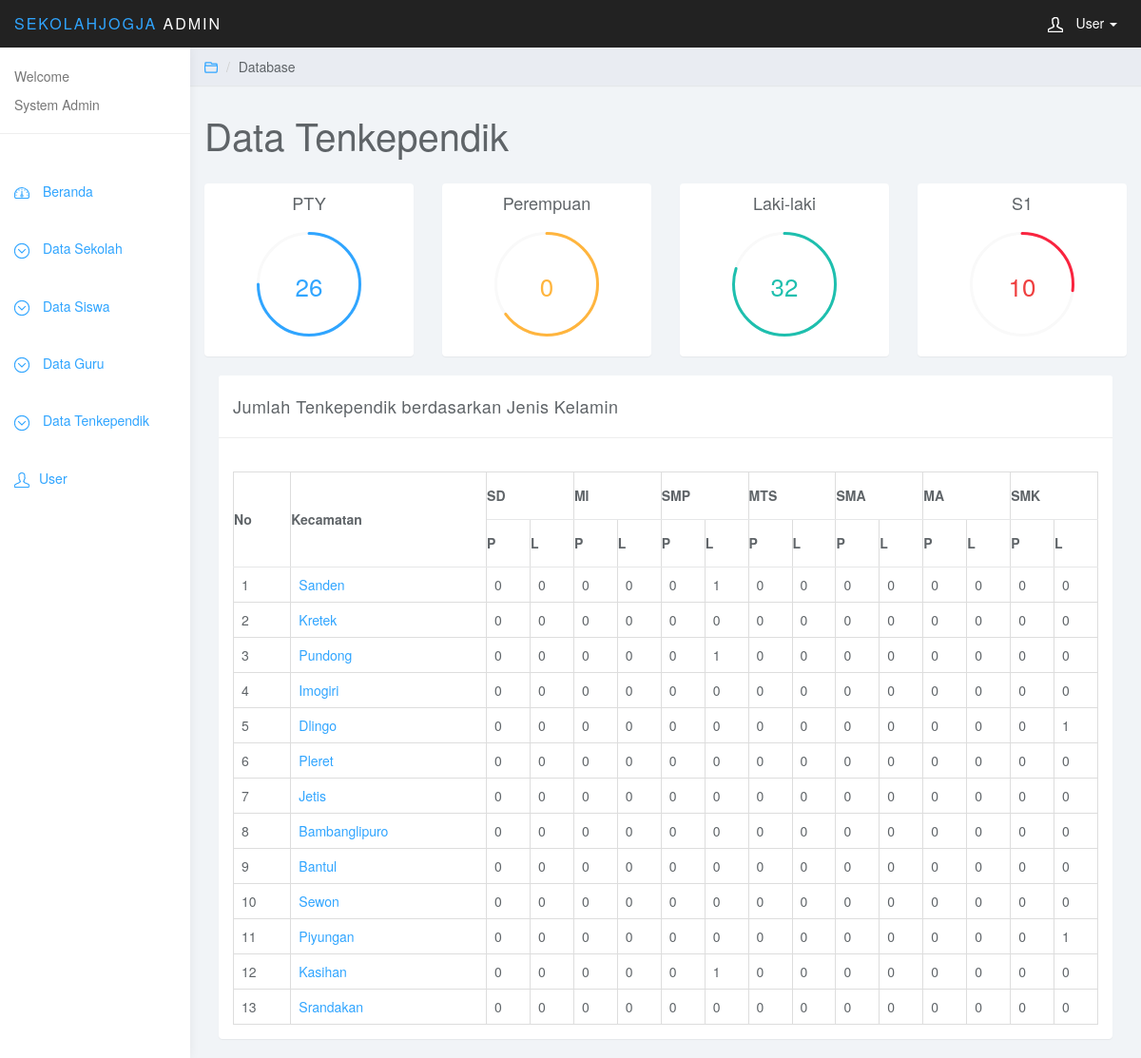
The app's page /index.php/admin/ten_jk_kec/1 with its own data.
### tables this page shows
CREATE TABLE `kecamatan` (
  `kode_kec` int(11) NOT NULL,
  `nama_kec` varchar(30) NOT NULL,
  `kode_kab` int(11) NOT NULL
);

### application/controllers/admin.php (called while the page is built, shortened)
<?php
class admin extends CI_Controller {
    function __construct() {
        $this->load->model('madmin');
        $this->load->model('m_public');
        $this->load->helper('url');
        $this->load->library('lib_new');
    }
    function ten_jk_kec($id){
        $this->load->view('head_user');
        $data['jmltpty'] = $this->madmin->jml_tpty();
        $data['jmltptt'] = $this->madmin->jml_tptt();
        $data['jmltgtt'] = $this->madmin->jml_tgtt();
        $data['jmltgty'] = $this->madmin->jml_tgty();
        $data['kec']= $this->madmin->kec($id);
        $data['sd_p']= $this->madmin->tenk_kec_jk('Pe','SD',$id);
        $data['sd2']= $this->madmin->tenk_kec_jk('L','SD',$id);
        $data['mi']= $this->madmin->tenk_kec_jk('Pe','MI',$id);
        $data['mi2']= $this->madmin->tenk_kec_jk('L','MI',$id);
        $data['smp']= $this->madmin->tenk_kec_jk('Pe','SMP',$id);
        $data['smp2']= $this->madmin->tenk_kec_jk('L','SMP',$id);
        $data['mts']= $this->madmin->tenk_kec_jk('Pe','MTS',$id);
        $data['mts2']= $this->madmin->tenk_kec_jk('L','MTS',$id);
        $data['sma']= $this->madmin->tenk_kec_jk('Pe','SMA',$id);
        $data['sma2']= $this->madmin->tenk_kec_jk('L','SMA',$id);
        $data['ma']= $this->madmin->tenk_kec_jk('Pe','MA',$id);
        $data['ma2']= $this->madmin->tenk_kec_jk('L','MA',$id);
        $data['smk']= $this->madmin->tenk_kec_jk('Pe','SMK',$id);
        $data['smk2']= $this->madmin->tenk_kec_jk('L','SMK',$id);
        $this->load->view('admin/kec_ten_jk', $data);
        $this->load->view('foot_user');
    }
}
?>

### index.php (called while the page is built, shortened)
<?php
require_once BASEPATH.'core/CodeIgniter.php';

### application/models/madmin.php (called while the page is built, shortened)
<?php
class Madmin extends CI_Model{
    function jml_tpty()
    {
        $sql="SELECT COUNT(status_pegawai) as jmltenpty FROM tenkependik WHERE status_pegawai='PTY'";
        $data = $this->db->query($sql)->result_array();
        return $data;
    }
    function jml_tptt()
    {
        $sql="SELECT COUNT(jk) as jmltenptt FROM tenkependik WHERE jk='Pe'";
        $data = $this->db->query($sql)->result_array();
        return $data;
    }
    function jml_tgtt()
    {
        $sql="SELECT COUNT(jk) as jmltengtt FROM tenkependik WHERE jk='L'";
        $data = $this->db->query($sql)->result_array();
        return $data;
    }
    function jml_tgty()
    {
        $sql="SELECT COUNT(pnd_thr) as jmltengty FROM tenkependik WHERE pnd_thr='S1'";
        $data = $this->db->query($sql)->result_array();
        return $data;
    }
    function kec($a)
    {
        $sql="SELECT k.kode_kec as id, k.nama_kec as kec, count(p.npsn) jumlah FROM kecamatan as k join profil as p on k.kode_kec=p.kec where k.kode_kab='$a' group by p.kec";
        $data =  $this->db->query($sql)->result_array();
        return $data;
    }
    function tenk_kec_jk($a,$b,$id){
        $sql="select p.kec as id,k.nama_kec as nama, COUNT(t.nama) as jumlah FROM kecamatan as k join (SELECT * FROM profil WHERE jenjang= '$b') as p on k.kode_kec=p.kec join tenkependik as t on p.npsn=t.npsn where p.kab='$id' AND t.jk = '$a' group by p.kec";
        $data =  $this->db->query($sql)->result_array();
        return $data;
    }
}
?>

### application/views/admin/kec_ten_jk.php (the view, shortened to what this page needs)
<div class="col-sm-9 col-sm-offset-3 col-lg-10 col-lg-offset-2 main">
		<div class="row">
			<ol class="breadcrumb">
				<li><a href="#"><svg class="glyph stroked open folder"><use xlink:href="#stroked-open-folder"/></svg></a></li>
				<li>Database</li>
			</ol>
		</div>
		<div class="row">
			<div class="col-lg-12">
				<h1 class="page-header">Data Tenkependik</h1>
			</div>
		</div>
		<div class="row">
			<div class="col-xs-6 col-md-3">
				<div class="panel panel-default">
					<div class="panel-body easypiechart-panel">
						<h4>PTY</h4>
						<div class="easypiechart" id="easypiechart-blue" data-percent="75" ><span class="percent"><?php echo $jmltpty[0]['jmltenpty']?></span>
						</div>
					</div>
				</div>
			</div>
			<div class="col-xs-6 col-md-3">
				<div class="panel panel-default">
					<div class="panel-body easypiechart-panel">
						<h4>Perempuan</h4>
						<div class="easypiechart" id="easypiechart-orange" data-percent="65" ><span class="percent"><?php echo $jmltptt[0]['jmltenptt']?></span>
						</div>
					</div>
				</div>
			</div>
			<div class="col-xs-6 col-md-3">
				<div class="panel panel-default">
					<div class="panel-body easypiechart-panel">
						<h4>Laki-laki</h4>
						<div class="easypiechart" id="easypiechart-teal" data-percent="80" ><span class="percent"><?php echo $jmltgtt[0]['jmltengtt']?></span>
						</div>
					</div>
				</div>
			</div>
			<div class="col-xs-6 col-md-3">
				<div class="panel panel-default">
					<div class="panel-body easypiechart-panel">
						<h4>S1</h4>
						<div class="easypiechart" id="easypiechart-red" data-percent="27" ><span class="percent"><?php echo $jmltgty[0]['jmltengty']?></span>
						</div>
					</div>
				</div>
			</div>
		</div>
		<div class="col-md-12">
				<div class="panel panel-default">
					<div class="panel-heading">Jumlah Tenkependik berdasarkan Jenis Kelamin</div>
					<div class="panel-body">
							<br>
						<table class="table table-bordered">
						    <thead>
						    <tr align="center">
						    <center>
						    	<th rowspan="2"> No</th>
						        <th rowspan="2">Kecamatan</th>
						        <th colspan="2"> SD</th>
						        <th colspan="2">MI</th>
						        <th colspan="2">SMP</th>
						        <th colspan="2">MTS</th>
						        <th colspan="2">SMA</th>
						        <th colspan="2">MA</th>
						        <th colspan="2">SMK</th>
						    </tr>
						    <th>P</th>
						    <th>L</th>
						    <th>P</th>
						    <th>L</th>
						    <th>P</th>
						    <th>L</th>
						    <th>P</th>
						    <th>L</th>
						    <th>P</th>
						    <th>L</th>
						    <th>P</th>
						    <th>L</th>
						    <th>P</th>
						    <th>L</th>
						    </thead>
						    <tbody>
						    <?php
						    $x=1;
						    foreach ($kec as $a)
						    {
						     ?>
						    <tr>
						    	<td><?php echo $x; ?></td>
						    	<td><?php echo anchor('admin/ten_jk_sk/'.$a['id'],$a['kec']);?></td>
						    	<td>
				                <?php
				                $coba=0;
				                if($coba==0)
				                {
				                	    echo '0';
				                }
				                 ?>
				                 </td>
						    	<td>
				                <?php
				                $coba=0;
				                if($coba==0)
				                {
				                	    echo '0';
				                }
				                 ?>
				                 </td>
				                 <td>
				                <?php
				                $coba=0;
				                if($coba==0)
				                {
				                	    echo '0';
				                }
				                 ?>
				                 </td>
				                 <td>
				                <?php
				                $coba=0;
				                if($coba==0)
				                {
				                	    echo '0';
				                }
				                 ?>
				                 </td>
				                 <td>
				                <?php
				                $coba=0;
				                if($coba==0)
				                {
				                	    echo '0';
				                }
				                 ?>
				                 </td>
				                 <td>
				                <?php
				                $coba=0;
				                foreach ($smp2 as $s) {
				                	if($a['id']==$s['id'])
				                	{
				                        echo $s['jumlah'];
				                	$coba++;
				                	}
				                }
				                if($coba==0)
				                {
				                	    echo '0';
				                }
				                 ?>
				                 </td>
				                 <td>
				                <?php
				                $coba=0;
				                if($coba==0)
				                {
				                	    echo '0';
				                }
				                 ?>
				                 </td>
				                 <td>
				                <?php
				                $coba=0;
				                if($coba==0)
				                {
				                	    echo '0';
				                }
				                 ?>
				                 </td>
				                 <td>
				                <?php
				                $coba=0;
				                if($coba==0)
				                {
				                	    echo '0';
				                }
				                 ?>
				                 </td>
				                 <td>
				                <?php
				                $coba=0;
				                if($coba==0)
				                {
				                	    echo '0';
				                }
				                 ?>
				                 </td>
				                 <td>
				                <?php
				                $coba=0;
				                if($coba==0)
				                {
				                	    echo '0';
				                }
				                 ?>
				                 </td>
				                 <td>
				                <?php
				                $coba=0;
				                if($coba==0)
				                {
				                	    echo '0';
				                }
				                 ?>
				                 </td>
				                 <td>
				                <?php
				                $coba=0;
				                if($coba==0)
				                {
				                	    echo '0';
				                }
				                 ?>
				                 </td>
				                 <td>
				                <?php
				                $coba=0;
				                foreach ($smk2 as $s) {
				                	if($a['id']==$s['id'])
				                	{
				                        echo $s['jumlah'];
				                	$coba++;
				                	}
				                }
				                if($coba==0)
				                {
				                	    echo '0';
				                }
				                 ?>
				                 </td>
						    </tr>
						    <?php
						    $x++;
						    }
						    ?>
				            </tbody>
						</table>
					</div>
				</div>
			</div>
	</div>

### assets/css/styles.css (style rules this page uses)
body { background: #f1f4f7; padding-top: 50px; color: #5f6468; }
a, a:hover, a:focus { color: #30a5ff; }
h1, h2, h3, h4, h5, h6 { color: #5f6468; }
h1 { font-weight: 300; font-size: 40px; }
h3, h4 { font-weight: 300; }
.panel { border: 0; }
.panel-heading { font-size: 18px; font-weight: 300; letter-spacing: 0.025em; height: 66px; line-height: 45px; }
.panel-default .panel-heading { background: #fff; border-bottom: 1px solid #eee; color: #5f6468; }
.breadcrumb { border-radius: 0; padding: 10px 15px; background: #e9ecf2; box-shadow: 0 1px 1px rgba(0, 0, 0, .05); margin: 0 ; }
h1.page-header { margin-top: 30px; border-bottom: 0; }
.easypiechart-panel { text-align: center; padding: 1px 0; margin-bottom: 20px; }
.easypiechart { position: relative; text-align: center; width: 120px; height: 120px; margin: 20px auto 10px auto; }
.easypiechart .percent { display: block; position: absolute; font-size: 26px; top: 38px; width: 120px; }
#easypiechart-blue .percent { color: #30a5ff; }
#easypiechart-teal .percent { color: #1ebfae; }
#easypiechart-orange .percent { color: #ffb53e; }
#easypiechart-red .percent { color: #ef4040; }
.table { background: #fff; }
.table>thead>tr>th { border-bottom: 1px solid #e6e7e8; vertical-align: middle; height: 50px; }
.breadcrumb .glyph { height: 14px; width: 14px; margin: -2px 0 0 0; stroke-width: 4px; }

### records on screen
kecamatan: anchor('admin/ten_jk_sk/'.$a['id'],$a['kec']) "Sanden", jumlah "1", shows "0"
kecamatan: anchor('admin/ten_jk_sk/'.$a['id'],$a['kec']) "Kretek", shows "0"
kecamatan: anchor('admin/ten_jk_sk/'.$a['id'],$a['kec']) "Pundong", jumlah "1", shows "0"
kecamatan: anchor('admin/ten_jk_sk/'.$a['id'],$a['kec']) "Imogiri", shows "0"
kecamatan: anchor('admin/ten_jk_sk/'.$a['id'],$a['kec']) "Dlingo", shows "0", jumlah "1"
kecamatan: anchor('admin/ten_jk_sk/'.$a['id'],$a['kec']) "Pleret", shows "0"
kecamatan: anchor('admin/ten_jk_sk/'.$a['id'],$a['kec']) "Jetis", shows "0"
kecamatan: anchor('admin/ten_jk_sk/'.$a['id'],$a['kec']) "Bambanglipuro", shows "0"
kecamatan: anchor('admin/ten_jk_sk/'.$a['id'],$a['kec']) "Bantul", shows "0"
kecamatan: anchor('admin/ten_jk_sk/'.$a['id'],$a['kec']) "Sewon", shows "0"
kecamatan: anchor('admin/ten_jk_sk/'.$a['id'],$a['kec']) "Piyungan", shows "0", jumlah "1"
kecamatan: anchor('admin/ten_jk_sk/'.$a['id'],$a['kec']) "Kasihan", jumlah "1", shows "0"
kecamatan: anchor('admin/ten_jk_sk/'.$a['id'],$a['kec']) "Srandakan", shows "0"

### other values on screen
$jmltpty[0]['jmltenpty'] "26"
$jmltptt[0]['jmltenptt'] "0"
$jmltgtt[0]['jmltengtt'] "32"
$jmltgty[0]['jmltengty'] "10"
